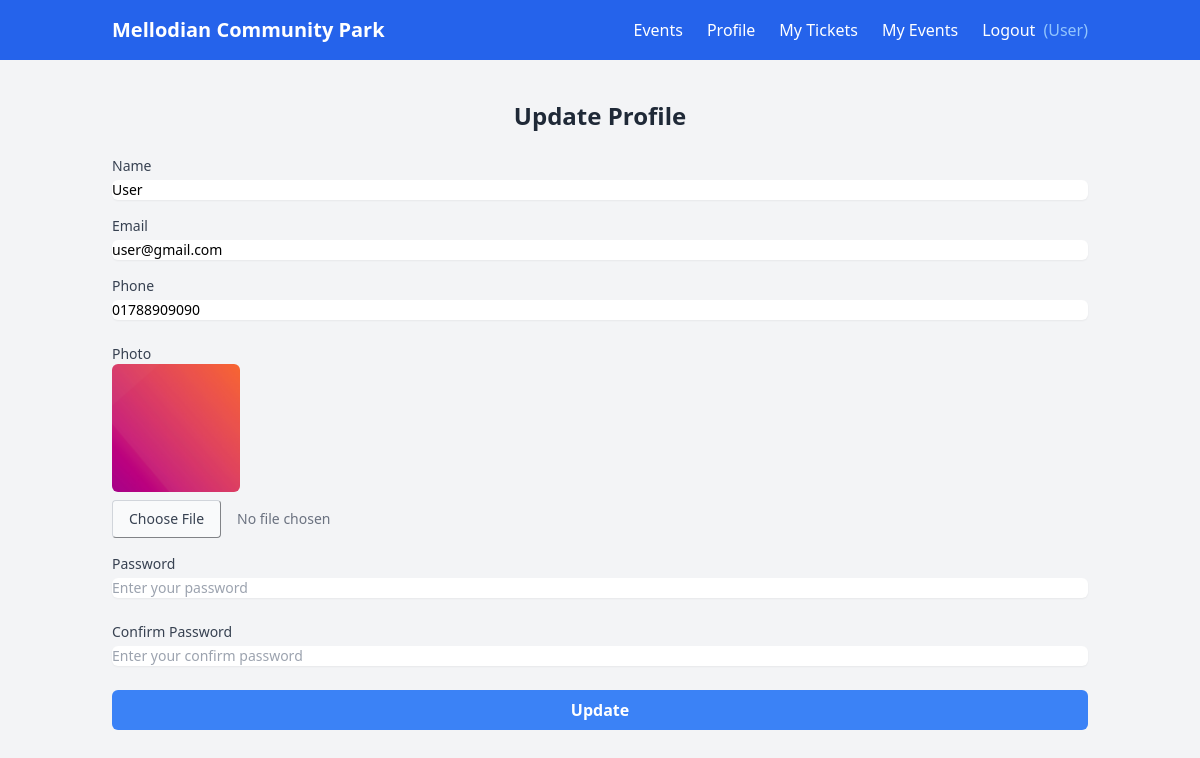
Page /profile (signed in) on the committed database.
### tables this page shows
CREATE TABLE IF NOT EXISTS `users` (
  `id` int NOT NULL AUTO_INCREMENT,
  `name` varchar(255) NOT NULL,
  `email` varchar(255) NOT NULL,
  `phone` varchar(15) NOT NULL,
  `password` varchar(255) NOT NULL,
  `role` varchar(50) NOT NULL DEFAULT 'user',
  `profile_photo` varchar(255) DEFAULT NULL,
  `created_at` timestamp NULL DEFAULT CURRENT_TIMESTAMP,
  `updated_at` timestamp NULL DEFAULT CURRENT_TIMESTAMP ON UPDATE CURRENT_TIMESTAMP,
  PRIMARY KEY (`id`),
  UNIQUE KEY `email` (`email`)
);

### controllers/customer/CustomerController.php (called while the page is built, shortened)
<?php
require_once 'models/User.php';
class CustomerController
{
    public  function __construct()
    {
        $this->user = new User();
    }
    public function profile(): void
    {
        $user = $this->user->getAllUsers();
        include 'views/customer/profile.php';
    }
}

### models/User.php (called while the page is built, shortened)
<?php
require_once 'config/connection.php';
class User
{
    public function getAllUsers(): array
    {
        if (isset($_SESSION['role']) && $_SESSION['role'] == 'admin') {
            global $conn;
            $stmt = $conn->prepare("SELECT id, name, email, phone, role, profile_photo , created_at, updated_at FROM users");
            if ($stmt->execute()) {
                $result = $stmt->get_result();
                if ($result->num_rows > 0) {
                    return $result->fetch_all(MYSQLI_ASSOC);
                }
                return [];
            }
            $stmt->close();
            return [];
        } elseif (isset($_SESSION['role']) && $_SESSION['role'] == 'user') {
            global $conn;
            $stmt = $conn->prepare("SELECT id, name, email, phone, role, profile_photo , created_at, updated_at FROM users WHERE id = ?");
            $stmt->bind_param("i", $_SESSION['id']);
            if ($stmt->execute()) {
                $result = $stmt->get_result();
                if ($result->num_rows > 0) {
                    $users = [];
                    while ($user = $result->fetch_object()) {
                        $users[] = $user;
                    }
                    return $users;
                }
                return [];
            }
            return [];
        }
    }
}

### views/customer/profile.php (the view, shortened to what this page needs)
<!DOCTYPE html>
<html lang="en">
<head>
    <script src="https://cdn.tailwindcss.com"></script>
</head>
<body class="bg-gray-100">
    <?php
    include_once 'views/components/user-navbar.php';
    ?>
    <div class="container mx-auto py-10 px-6">
        <h1 class="text-2xl font-bold text-center text-gray-800 mb-6">Update Profile</h1>
        <form action="/customer-profile-update" method="POST" enctype="multipart/form-data">
            <div class="mb-4">
                <label for="name" class="block text-sm font-medium text-gray-700">Name</label>
                <input type="text" id="name" name="name" placeholder="Enter your name"
                    value="<?php echo $user[0]->name ?>"
                    class="mt-1 block w-full rounded-md border-gray-300 shadow-sm focus:ring-blue-500 focus:border-blue-500 sm:text-sm"
                    required>
            </div>
            <div class="mb-4">
                <label for="email" class="block text-sm font-medium text-gray-700">Email</label>
                <input type="email" id="email" name="email" placeholder="Enter your email"
                    value="<?php echo $user[0]->email ?>"
                    class="mt-1 block w-full rounded-md border-gray-300 shadow-sm focus:ring-blue-500 focus:border-blue-500 sm:text-sm"
                    required>
            </div>
            <div class="mb-6">
                <label for="phone" class="block text-sm font-medium text-gray-700">Phone</label>
                <input type="tel" id="phone" name="phone" placeholder="Enter your phone number"
                    value="<?php echo $user[0]->phone ?>"
                    class="mt-1 block w-full rounded-md border-gray-300 shadow-sm focus:ring-blue-500 focus:border-blue-500 sm:text-sm"
                    required>
            </div>
            <div class="mb-4">
                <label for="photo" class="block text-sm font-medium text-gray-700">Photo</label>
                <img src="<?php echo $user[0]->profile_photo ?>" alt="" class="mb-2 rounded-md w-32 h-32 object-cover ">
                <input type="file" id="photo" name="photo" accept="image/*"
                    class="mt-1 block w-full text-sm text-gray-500 file:mr-4 file:py-2 file:px-4 file:rounded file:border file:border-gray-300 file:text-gray-700 file:bg-gray-50 file:hover:bg-gray-100"
                    required>
            </div>
            <div class="mb-6">
                <label for="password" class="block text-sm font-medium text-gray-700">Password</label>
                <input type="tel" id="password" name="password" placeholder="Enter your password"
                    class="mt-1 block w-full rounded-md border-gray-300 shadow-sm focus:ring-blue-500 focus:border-blue-500 sm:text-sm"
                    require>
            </div>
            <div class="mb-6">
                <label for="confirm_password" class="block text-sm font-medium text-gray-700">Confirm Password</label>
                <input type="tel" id="confirm_password" name="confirm_password"
                    placeholder="Enter your confirm password"
                    class="mt-1 block w-full rounded-md border-gray-300 shadow-sm focus:ring-blue-500 focus:border-blue-500 sm:text-sm"
                    required>
            </div>
            <div>
                <button type="submit"
                    class="w-full bg-blue-500 text-white font-bold py-2 px-4 rounded-md hover:bg-blue-600 focus:ring-2 focus:ring-blue-500 focus:ring-offset-2 focus:outline-none">
                    Update
                </button>
            </div>
        </form>
    </div>
</body>
</html>

### rows in the picture
users: name "User", email "user@gmail.com", phone "01788909090", profile_photo (picture)

### other values in the picture
$_SESSION['name'] "User"
